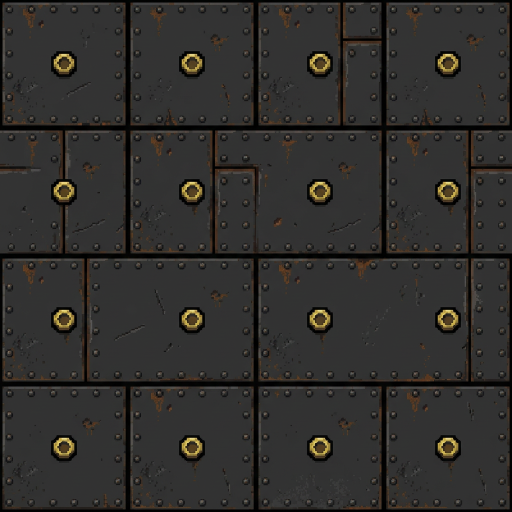
#> input picture artifacts/fal_machines/tileset/tileset-output-01.png, 1024 x 1024 px (shown at 1/2 size)
$ python process_machines.py
#> lines starting #> are read from the running program, lines starting #| are printed output that depends on the picture
# /// script
# requires-python = ">=3.11"
# dependencies = ["pillow>=11.0.0"]
# ///
"""Post-process fal.ai outputs into Topic 10 (Machines) game assets."""
from __future__ import annotations
from pathlib import Path
from PIL import Image, ImageEnhance

ROOT = Path(__file__).resolve().parents[2]
SRC = ROOT / "artifacts" / "fal_machines"
DST = ROOT / "graphics" / "topic_10_machines"
DST.mkdir(parents=True, exist_ok=True)


def make_tileset() -> None:
    img = Image.open(SRC / "tileset" / "tileset-output-01.png").convert("RGBA")
    # Square-crop centre, then downscale to a 256x256 (8x8 of 32px) atlas.
    s = min(img.size)
#> s = 1024
    left = (img.width - s) // 2
#> left = 0
    top = (img.height - s) // 2
#> top = 0
    img = img.crop((left, top, left + s, top + s))
    sheet = img.resize((256, 256), Image.LANCZOS)
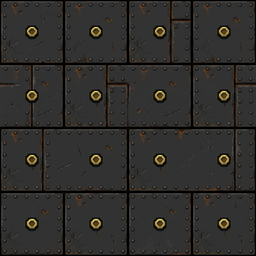
#> sheet: PIL image 256x256 RGBA; mean R, G, B, A 48.4, 46.9, 44.7, 255
    sheet.save(DST / "machines_tileset.png")
    print("machines_tileset.png", sheet.size)
#| machines_tileset.png (256, 256)


def make_background() -> None:
    img = Image.open(SRC / "bg" / "factory_bg-output-01.png").convert("RGBA")
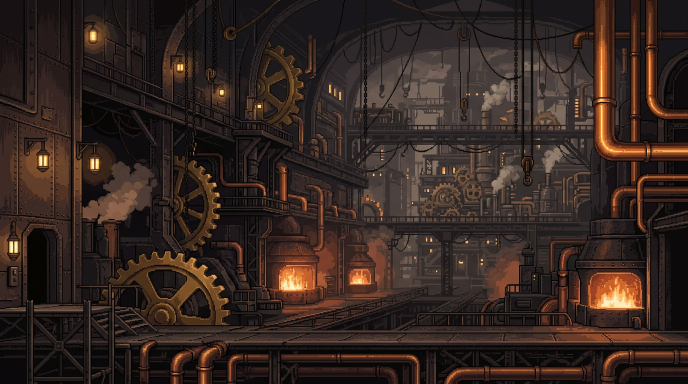
#> input picture artifacts/fal_machines/bg/factory_bg-output-01.png, 1376 x 768 px (shown at 1/2 size)
#> img: PIL image 1376x768 RGBA
    # Resize to a manageable parallax width while keeping the 16:9 framing.
    target_w = 960
    target_h = round(img.height * target_w / img.width)
#> target_h = 536
    bg = img.resize((target_w, target_h), Image.LANCZOS)
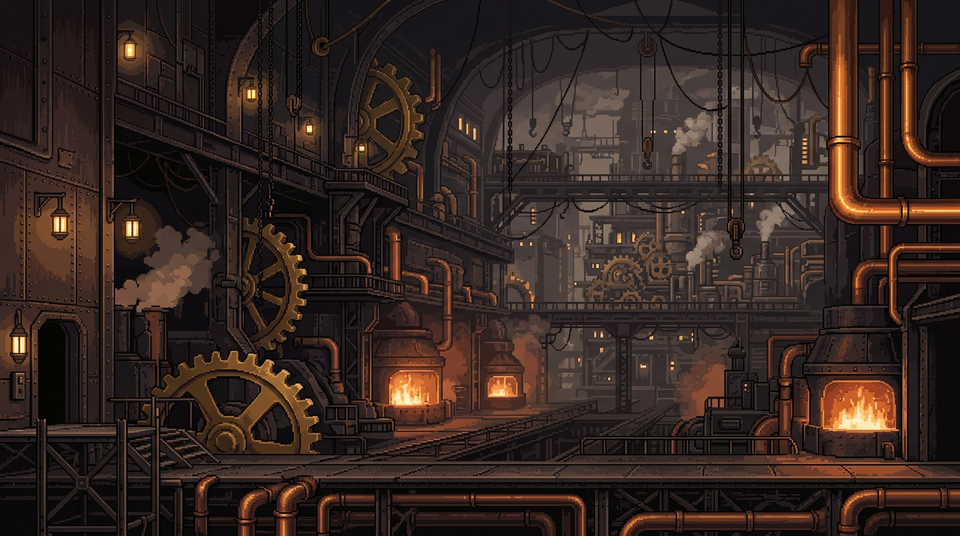
#> bg: PIL image 960x536 RGBA; mean R, G, B, A 52.9, 38.3, 33, 255
    bg.save(DST / "factory_bg.png")
    print("factory_bg.png", bg.size)
#| factory_bg.png (960, 536)

    # A dimmer, cooler far copy for a second parallax layer (depth haze).
    far = ImageEnhance.Brightness(bg).enhance(0.6)
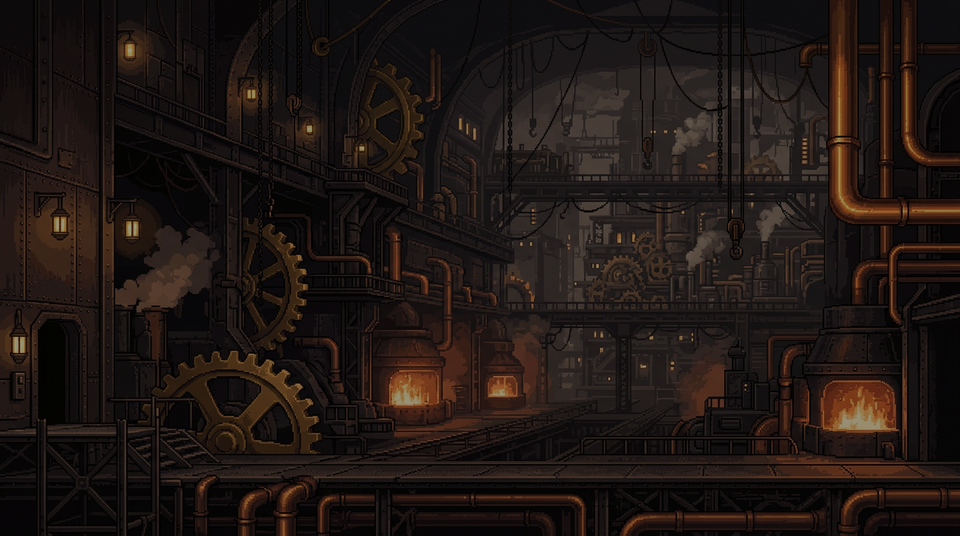
#> far: PIL image 960x536 RGBA; mean R, G, B, A 31.3, 22.6, 19.4, 255
    far = ImageEnhance.Color(far).enhance(0.7)
    far.save(DST / "factory_bg_far.png")
    print("factory_bg_far.png", far.size)
#| factory_bg_far.png (960, 536)


if __name__ == "__main__":
    make_tileset()
    make_background()
    print("done")
